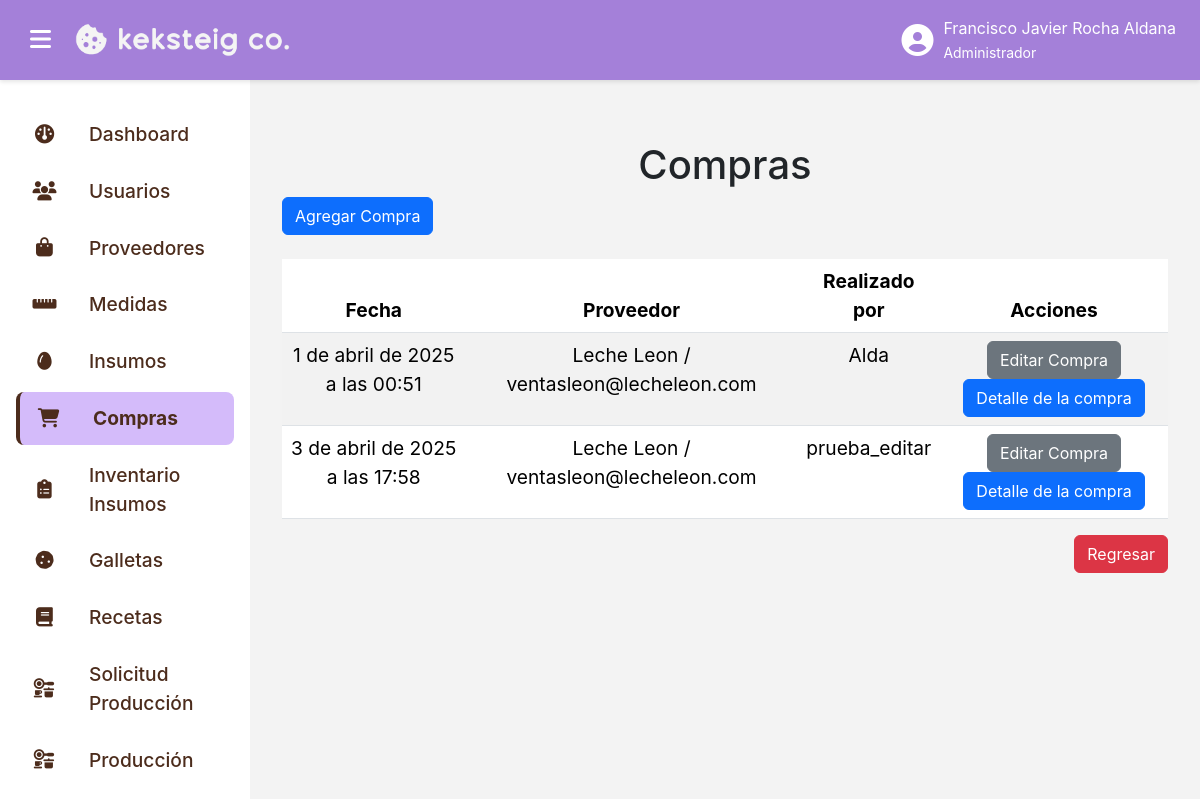
/compras/lista_compras/ (signed in), run on the app's committed database.
### compras_app/models.py (models this page shows, shortened)
class Compra(models.Model):
    fecha_compra = models.DateTimeField(default=now)
    proveedor = models.ForeignKey(Proveedor, on_delete=models.CASCADE, null=False, blank=False)
    usuario = models.ForeignKey(User, on_delete=models.CASCADE, null=False, blank=False, default=1)

### proveedores_app/models.py (models this page shows)
class Proveedor(models.Model):
    nombre = models.TextField(max_length=100)
    email = models.TextField(max_length=100)
    telefono = models.TextField(max_length=15)
    direccion = models.TextField(max_length=200)
    def __str__(self):
        return f"{self.nombre} / {self.email}"

### compras_app/views.py (the view, shortened to what this page needs)
# urls.py: path("lista_compras/", login_required(ListaComprasView.as_view()), name="lista_compras"),
class ListaComprasView(PermissionRequiredMixin, TemplateView):
    permission_required = ["compras_app.view_Compra"]
    login_url = "login"
    template_name = "lista_compras.html"
    def get_context_data(self):
        lista = Compra.objects.all()
        return {
            "lista": lista
        }

### compras_app/templates/lista_compras.html (shortened to what this page needs)
{% extends "base.html" %}
{% load static %}
{% block content %}
<div class="pantalla-completa">
    <div class="menu">
        <h1 class="text-center">
            Compras
        </h1>
        <a class="btn btn-primary" href="{% url "crear_compras" %}">
            Agregar Compra
        </a>
        <div class="row d-flex mt-4">
            <div class="col-lg-12 col-md-12 col-sm-12 col-12">
                <div class="d-flex align-items-center justify-content-center">
                    <table class="table table-hover table-striped">
                        <thead>
                            <th class="text-center">
                                Fecha
                            </th>
                            <th class="text-center">
                                Proveedor
                            </th>
                            <th class="text-center">
                                Realizado por
                            </th>
                            <th class="text-center">
                                Acciones
                            </th>
                        </thead>
                        <tbody>
                            {% for item in lista %}
                                <tr>
                                    <td class="text-center">
                                        {{ item.fecha_compra }}
                                    </td>
                                    <td class="text-center">
                                        {{ item.proveedor }}
                                    </td>
                                    <td class="text-center">
                                        {{ item.usuario }}
                                    </td>
                                    <td class="text-center">
                                        <a class="btn btn-secondary" href="{% url "editar_compras" item.id %}">
                                            Editar Compra
                                        </a>
                                        <a class="btn btn-primary" href="{% url "lista_detallecompras" item.id %}">
                                            Detalle de la compra
                                        </a>
                                    </td>
                                </tr>
                            {% endfor %}
                        </tbody>
                    </table>
                </div>
            </div>
        </div>
        <div class="d-flex align-items-center justify-content-end">
            <a class="btn btn-danger" href="{% url "home" %}">
                Regresar
            </a>
        </div>
    </div>
</div>
{% endblock content %}

### templates/base.html (shortened to what this page needs)
{% load static %}
<!DOCTYPE html>
<html lang="es">
<head>
    <link rel="stylesheet" href="{% static 'css/bootstrap.min.css' %}">
    <link href="https://cdnjs.cloudflare.com/ajax/libs/font-awesome/6.7.2/css/all.min.css" rel="stylesheet">
    <link rel="stylesheet" href="{% static 'css/styles.css' %}">
</head>
<body>
    <div class="topbar">
        <div class="d-flex align-items-center gap-3">
            <button class="sidebar-toggle" id="menuToggle">
                <i class="fas fa-bars"></i>
            </button>
            <a href="{% url 'home' %}" style="text-decoration: none;" class="logo-container">
                <img src="{% static 'image/logo-horizontal-light.png' %}" alt="Don Galleto Logo" class="logo">
            </a>
        </div>
        <div class="user-info">
            <i class="fas fa-user-circle"></i>
            <span>
                {{ user.first_name }} {{ user.last_name }}
                <br>
                <small>
                    {% for group in user.groups.all %}
                        {{ group.name }}
                    {% empty %}
                        El usuario no pertenece a ningún grupo.
                    {% endfor %}
                </small>
            </span>
        </div>
    </div>
    <div class="sidebar {% if is_sidebar_collapsed %}collapsed{% endif %}" id="sidebar">
        {% for grupo in request.user.groups.all %}
            {% if grupo.name == 'Administrador' %}
                <a href="{% url 'home' %}" class="{% if request.resolver_match.url_name == 'home' %}active{% endif %}">
                    <i class="fa-solid fa-dashboard"></i>
                    <span>
                        Dashboard
                    </span>
                </a>
            {% endif %}
            {% if grupo.name == 'Administrador' %}
                <a href="{% url 'lista_usuarios' %}" class="{% if '/usuarios/' in request.path %}active{% endif %}">
                    <i class="fas fa-users"></i>
                    <span>
                        Usuarios
                    </span>
                </a>
            {% endif %}
            {% if grupo.name == 'Administrador' %}
                <a href="{% url 'lista_proveedores' %}" class="{% if request.resolver_match.url_name == 'lista_proveedores' %}active{% endif %}">
                    <i class="fa-solid fa-bag-shopping"></i>
                    <span>
                        Proveedores
                    </span>
                </a>
            {% endif %}
            {% if grupo.name == 'Administrador' %}
                <a href="{% url 'lista_medidas' %}" class="{% if request.resolver_match.url_name == 'lista_medidas' %}active{% endif %}">
                    <i class="fa-solid fa-ruler-horizontal"></i>
                    <span>
                        Medidas
                    </span>
                </a>
            {% endif %}
            {% if grupo.name == 'Administrador' %}
                <a href="{% url 'lista_insumos' %}" class="{% if request.resolver_match.url_name == 'lista_insumos' %}active{% endif %}">
                    <i class="fa-solid fa-egg"></i>
                    <span>
                        Insumos
                    </span>
                </a>
            {% endif %}
            {% if grupo.name == 'Administrador' %}
                <a href="{% url 'lista_compras' %}" class="{% if request.resolver_match.url_name == 'lista_compras' %}active{% endif %}">
                    <i class="fa-solid fa-cart-shopping"></i>
                    <span>
                        Compras
                    </span>
                </a>
            {% endif %}
            {% if grupo.name == 'Administrador' %}
                <a href="{% url 'lista_inventario' %}" class="{% if request.resolver_match.url_name == 'lista_inventario' %}active{% endif %}">
                    <i class="fa-solid fa-clipboard-list"></i>
                    <span>
                        Inventario Insumos
                    </span>
                </a>
            {% endif %}
            {% if grupo.name == 'Administrador' %}
                <a href="{% url 'lista_galletas' %}" class="{% if request.resolver_match.url_name == 'lista_galletas' %}active{% endif %}">
                    <i class="fa-solid fa-cookie"></i>
                    <span>
                        Galletas
                    </span>
                </a>
            {% endif %}
            {% if grupo.name == 'Administrador' %}
                <a href="{% url 'lista_recetas' %}" class="{% if request.resolver_match.url_name == 'lista_recetas' %}active{% endif %}">
                    <i class="fa-solid fa-book"></i>
                    <span>
                        Recetas
                    </span>
                </a>
            {% endif %}
            {% if grupo.name == 'Administrador' %}
                <a href="{% url 'lista_solicitarproducciones' %}" class="{% if request.resolver_match.url_name == 'lista_solicitarproducciones' %}active{% endif %}">
                    <i class="fa-solid fa-kitchen-set"></i>
                    <span>
                        Solicitud Producción
                    </span>
                </a>
            {% endif %}
            {% if grupo.name == 'Administrador' %}
                <a href="{% url 'lista_producciones' %}" class="{% if request.resolver_match.url_name == 'lista_producciones' %}active{% endif %}">
                    <i class="fa-solid fa-kitchen-set"></i>
                    <span>
                        Producción
                    </span>
                </a>
            {% endif %}
            {% if grupo.name == 'Administrador' %}
                <a href="{% url 'lista_mermas' %}" class="{% if request.resolver_match.url_name == 'lista_mermas' %}active{% endif %}">
                </a>
            {% endif %}
        {% endfor %}
    </div>
    <div class="content">
        {% block content %}
        {% endblock content %}
    </div>
</body>
</html>

### static/css/styles.css (style rules this page uses)
:root { --primary-color: #a480d9; --primary-dark: #8a66c9; --primary-light: #d4bbfa; --text-color: #4C2C1C; --danger-color: #de3421; --danger-dark: #c42e1c; --background-color: #f3f3f3; --border-color: #dee2e6; --white: #fff; }
body { margin: 0; font-family: 'SFPRODISPLAY', sans-serif; font-size: 1.2rem; background-color: var(--background-color); }
.content { margin-left: 250px; margin-top: 80px; padding: 2rem; transition: margin-left 0.3s ease; }
.topbar { position: fixed; top: 0; left: 0; width: 100%; height: 80px; background-color: var(--primary-color); display: flex; align-items: center; justify-content: space-between; padding: 0 1.5rem; z-index: 1050; box-shadow: 0 2px 4px rgba(0, 0, 0, 0.1); }
.topbar img.logo { height: 50px; transition: transform 0.3s ease; }
.sidebar-toggle { background: none; border: none; font-size: 1.5rem; color: var(--white); }
.sidebar { width: 250px; height: 100vh; background-color: var(--white); position: fixed; top: 80px; left: 0; padding: 1.5rem 1rem; transition: transform 0.3s ease; z-index: 1000; overflow-y: auto; scrollbar-width: thin; }
.sidebar a { display: flex; align-items: center; gap: 2rem; padding: 0.75rem 1rem; margin: 0.25rem 0; border: none; background: none; color: #4C2C1C; font-weight: 500; text-decoration: none; border-radius: 8px; width: 100%; transition: all 0.3s ease; }
.sidebar a i { min-width: 25px; text-align: center; }
.sidebar a span { text-align: left; flex: 1; }
.sidebar a i { transition: transform 0.3s ease; }
.sidebar a.active { background-color: var(--primary-light); border-left: 4px solid var(--text-color); font-weight: bold; }
.user-info { position: relative; display: flex; align-items: center; gap: 10px; font-size: 1rem; color: var(--white); cursor: pointer; }
.user-info i { font-size: 2rem; }
.user-info > span { display: block; }

### data on the page
Compra: fecha_compra "1 de abril de 2025 a las 00:51", proveedor "Leche Leon / ventasleon@lecheleon.com", usuario "Alda"
Compra: fecha_compra "3 de abril de 2025 a las 17:58", proveedor "Leche Leon / ventasleon@lecheleon.com", usuario "prueba_editar"

### other printed values
{{ user.first_name }} "Francisco Javier"
{{ user.last_name }} "Rocha Aldana"
{{ group.name }} "Administrador"
